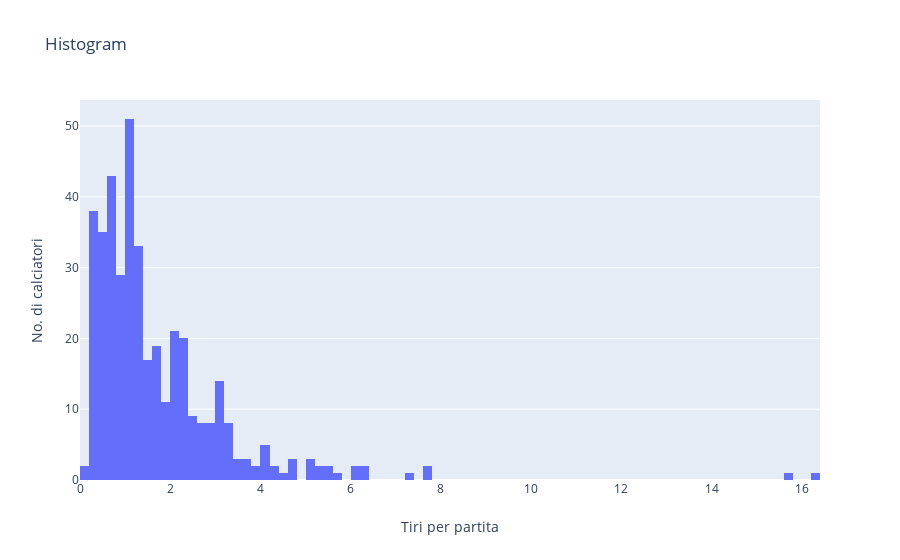
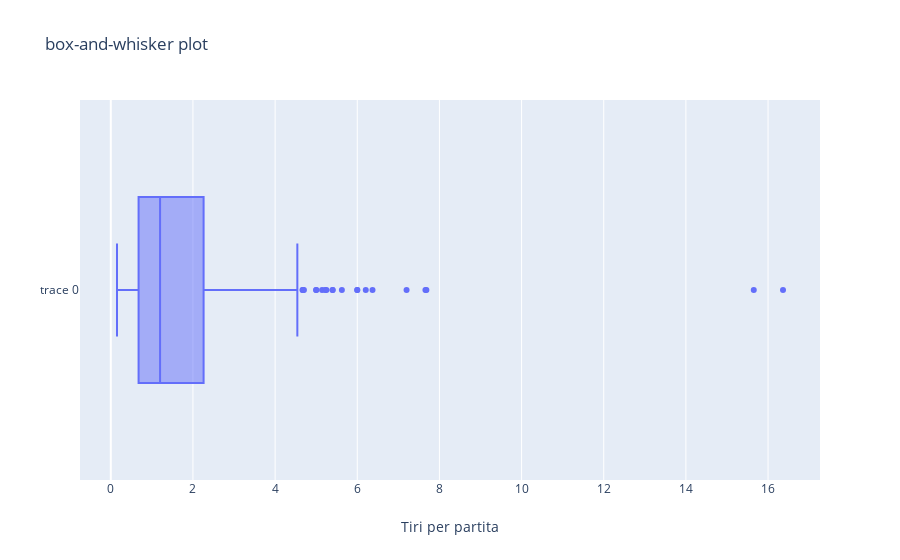

The notebook cell saved with these charts, in order:
### Markdown cell above
### 1.5 
Generate un nuovo array di osservazioni senza outliers. E ripetete il punto 2 e 3. Come cambiano media, mediana e varianza?

### Code cell
# Solution

arrayShotsPerGameNoOut = arrayShotsPerGame[zscore < 3]

print(f" Media tiri a partita: {np.mean(arrayShotsPerGameNoOut)}")
print(f" Mediana tiri a partita: {np.median(arrayShotsPerGameNoOut)}")
print(f" Range tiri a partita: {np.max(arrayShotsPerGameNoOut) - np.min(arrayShotsPerGameNoOut)}")
print(f" Varianza campionaria: {np.var(arrayShotsPerGameNoOut,ddof=1)}")
print(f" Deviazione Standard campionaria: {np.std(arrayShotsPerGameNoOut,ddof=1)}")
print(f" Primo quartile (o 25-esimo percentile): {np.percentile(arrayShotsPerGameNoOut,25)}")
print(f" Terzo quartile (o 75-esimo percentile): {np.percentile(arrayShotsPerGameNoOut,75)}")

# Plots

# Genero istogramma
trace1 = go.Histogram(x = arrayShotsPerGameNoOut,  autobinx = True, nbinsx = 100)
layout = go.Layout(title = 'Histogram',
                  xaxis = {'title': 'Tiri per partita'},
                  yaxis = {'title': 'No. di calciatori'} 
                  )
figure = go.Figure(data = [trace1], layout = layout)
plotly.offline.iplot(figure)

# Genere box-plot
trace2 = go.Box(x = arrayShotsPerGameNoOut)
layout = go.Layout(title = 'box-and-whisker plot',
                  xaxis = {'title': 'Tiri per partita'}
                  )
figure = go.Figure(data = [trace2], layout = layout)
plotly.offline.iplot(figure)

### Figure 1 — Plotly figure (JSON) as saved in the notebook; plotly's stock layout.template omitted (floating-point values rounded to 4 significant figures; data arrays with more than 128 entries replaced by an {"elided": "..."} marker saying what was removed)
{"data": [{"autobinx": true, "nbinsx": 100, "type": "histogram", "x": {"elided": "402 float values"}}], "layout": {"title": {"text": "Histogram"}, "xaxis": {"title": {"text": "Tiri per partita"}}, "yaxis": {"title": {"text": "No. di calciatori"}}}}

### Figure 2 — Plotly figure (JSON) as saved in the notebook; plotly's stock layout.template omitted (floating-point values rounded to 4 significant figures; data arrays with more than 128 entries replaced by an {"elided": "..."} marker saying what was removed)
{"data": [{"type": "box", "x": {"elided": "402 float values"}}], "layout": {"title": {"text": "box-and-whisker plot"}, "xaxis": {"title": {"text": "Tiri per partita"}}}}
